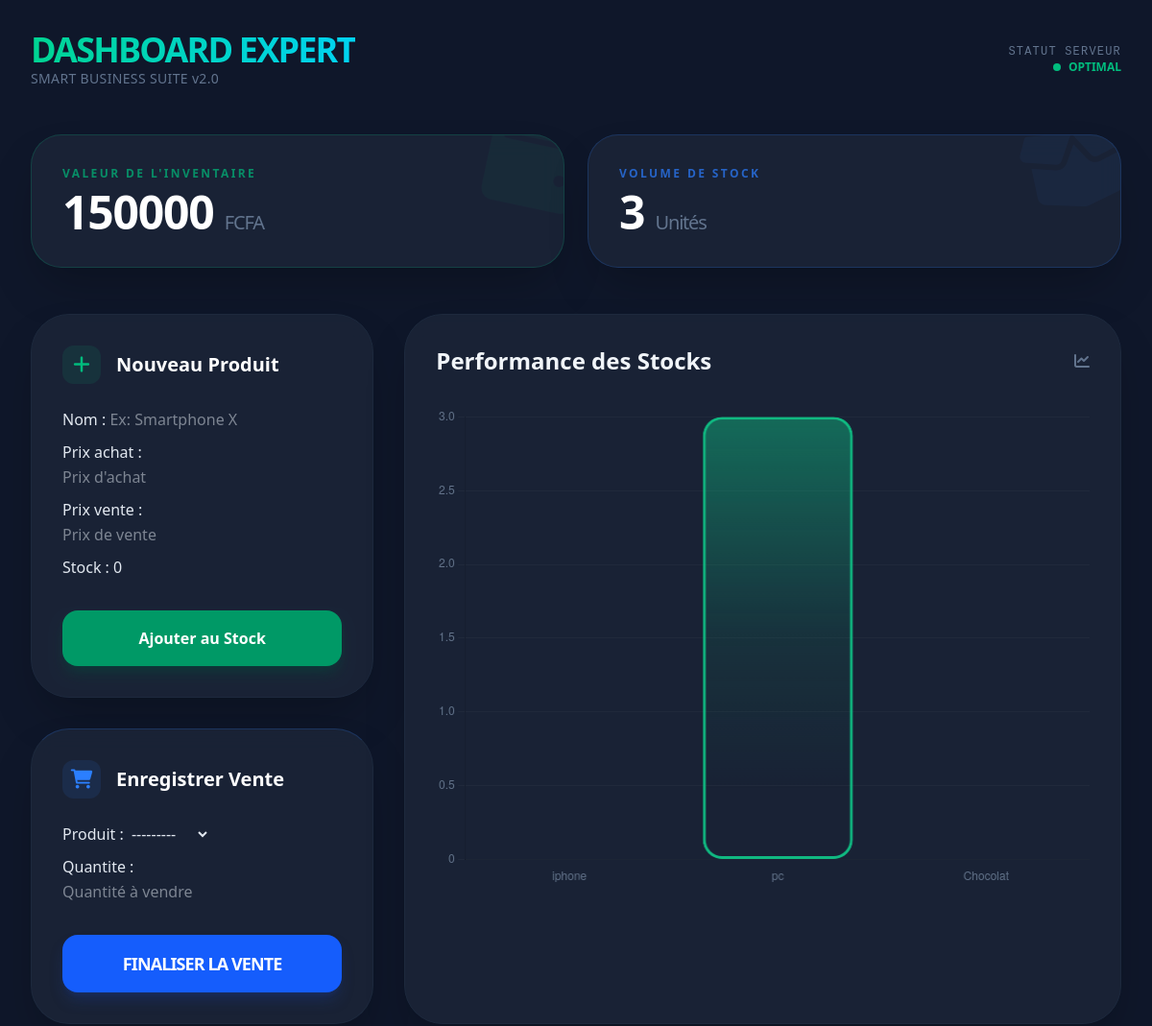
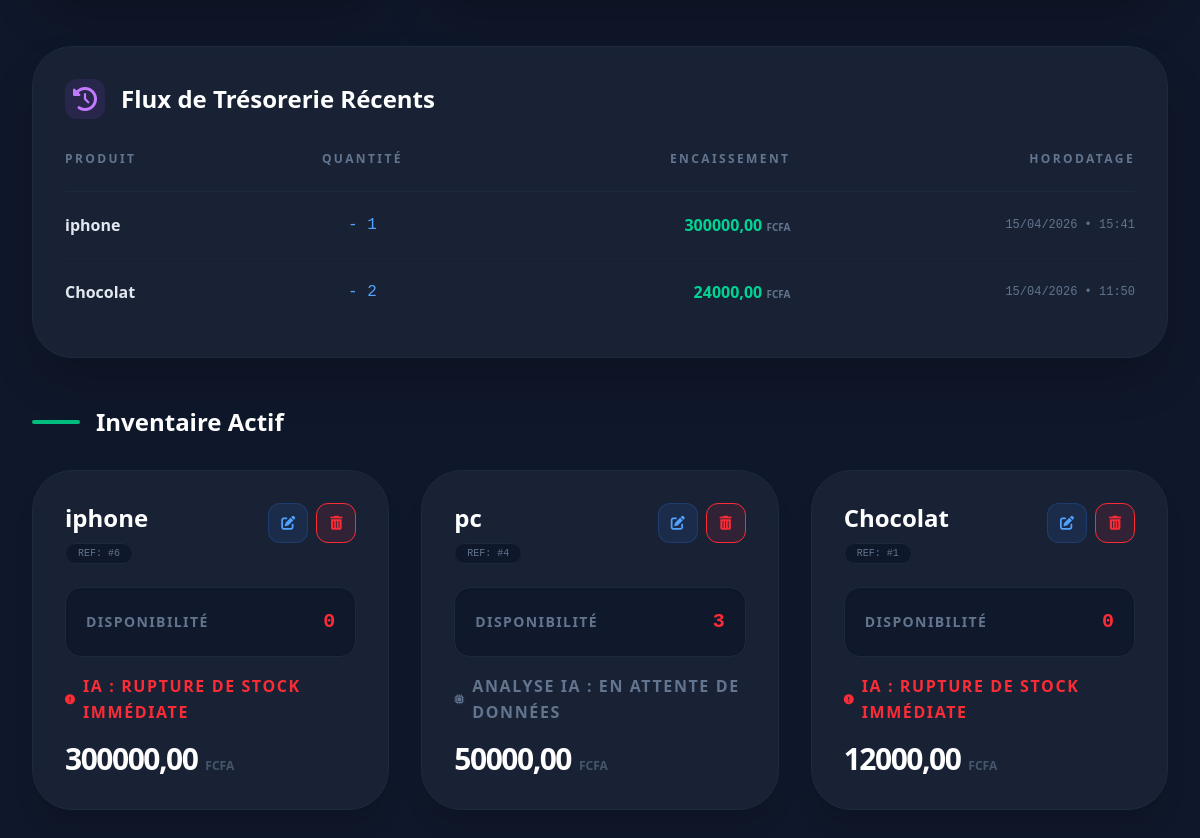
Before: / with the older database file (2 pictures, top to bottom).
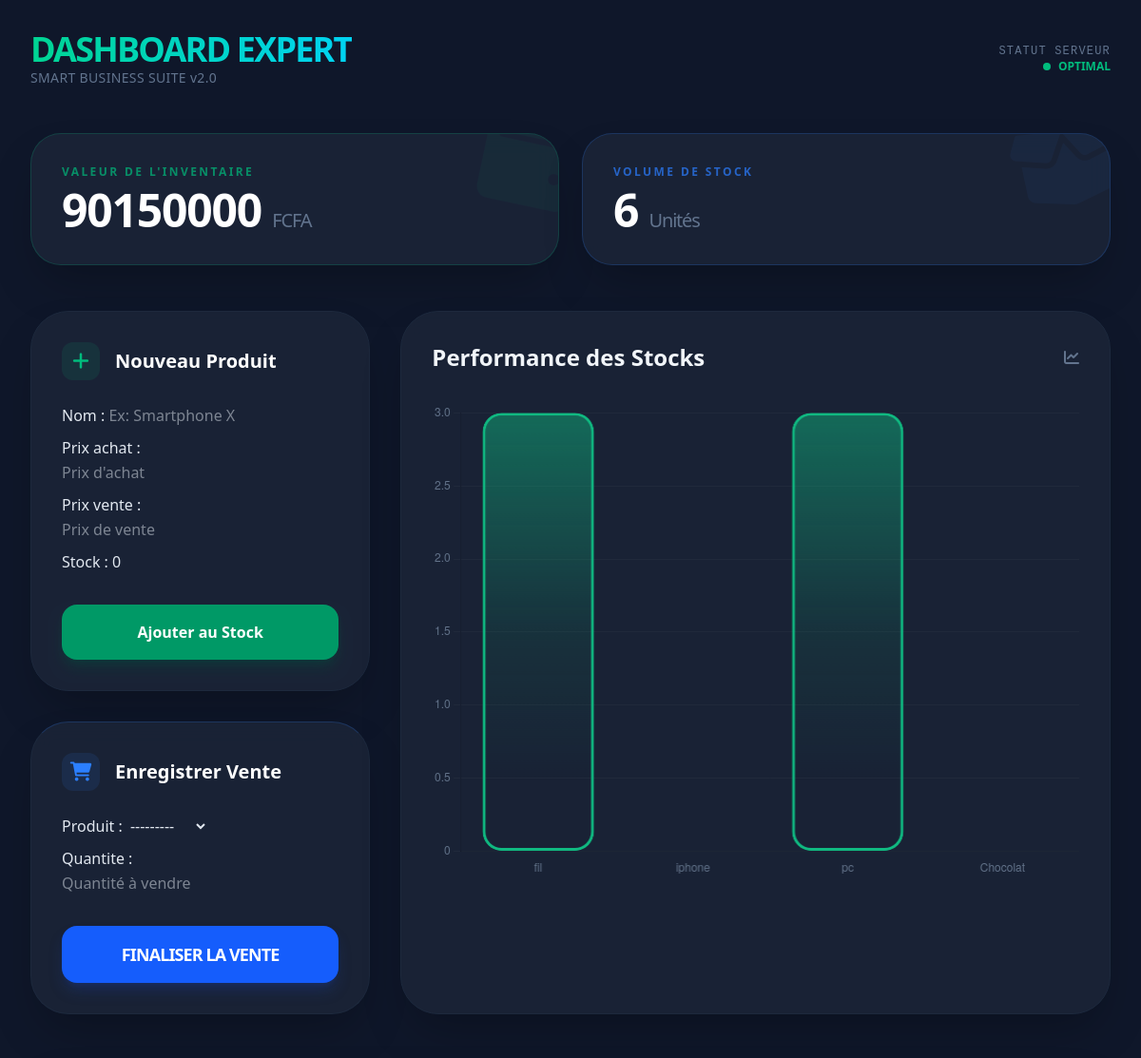
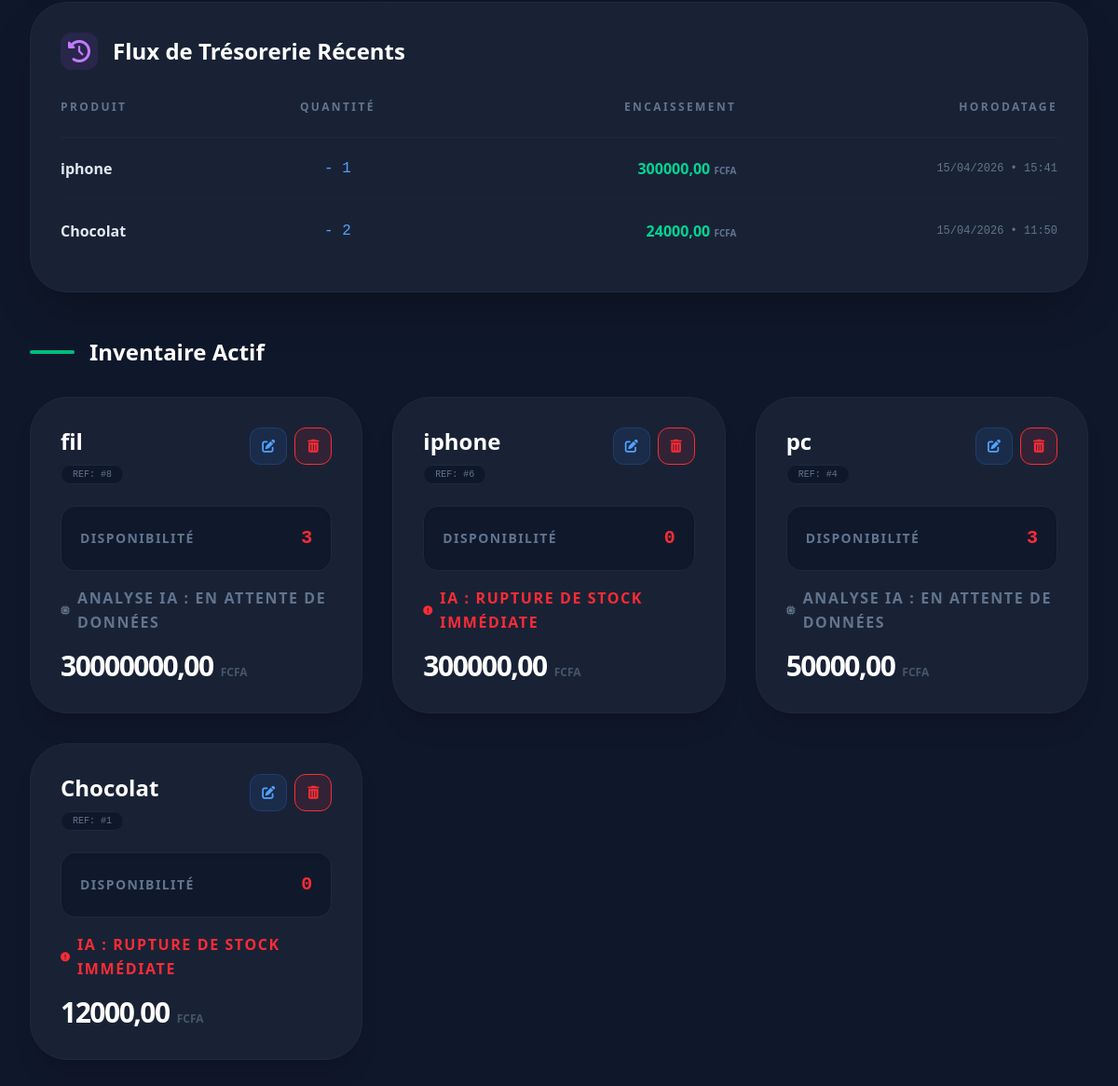
After: the same page with the newer database file (2 pictures, top to bottom).
### business/models.py (models this page shows, shortened)
class Vente(models.Model):
    produit = models.ForeignKey(Produit, on_delete=models.CASCADE, related_name='ventes')
    quantite = models.PositiveIntegerField()
    prix_total = models.DecimalField(max_digits=10, decimal_places=2, editable=False)
    date_vente = models.DateTimeField(auto_now_add=True)

class Produit(models.Model):
    nom = models.CharField(max_length=200)
    reference = models.CharField(max_length=50, unique=True, null=True, blank=True)
    prix_achat = models.DecimalField(max_digits=10, decimal_places=2)
    prix_vente = models.DecimalField(max_digits=10, decimal_places=2)
    stock = models.IntegerField(default=0)
    date_ajout = models.DateTimeField(auto_now_add=True)
    class Meta:
        verbose_name = "Produit"
        verbose_name_plural = "Produits"
    def __str__(self):
        if self.reference:
            return f"{self.nom} [{self.reference}]"
        return self.nom
    def estimation_jours_restants(self):
        il_y_a_une_semaine = timezone.now() - timedelta(days=7)
        total_vendu = self.ventes.filter(date_vente__gte=il_y_a_une_semaine).aggregate(Sum('quantite'))['quantite__sum'] or 0
        if total_vendu <= 0:
            return None # Indique qu'il n'y a pas assez de données pour prédire
        vitesse_journaliere = total_vendu / 7
        jours_restants = self.stock / vitesse_journaliere
        return round(jours_restants, 1)

### business/views.py (the view, shortened to what this page needs)
# urls.py: path('', views.dashboard, name='dashboard'),
def dashboard(request):
    produits = Produit.objects.all().order_by('-date_ajout')
    ventes = Vente.objects.all().order_by('-date_vente')[:10]
    stats = produits.aggregate(
        total_valeur=Sum(F('prix_vente') * F('stock')),
        total_qte=Sum('stock')
    )
    labels = [str(p) for p in produits]
    data_stock = [p.stock for p in produits]
    form_p = ProduitForm()
    form_v = VenteForm()
    context = {
        'produits': produits,
        'ventes': ventes,
        'total_stock': stats['total_valeur'] or 0,
        'total_articles': stats['total_qte'] or 0,
        'labels': labels,
        'data_stock': data_stock,
        'form_p': form_p,
        'form_v': form_v,
        'recu_a_afficher': request.session.get('dernier_recu'),
    }
    return render(request, 'business/dashboard.html', context)

### business/templates/business/dashboard.html (shortened to what this page needs)
{% load tailwind_tags %}
<!DOCTYPE html>
<html lang="fr">
<head>
    {% tailwind_css %}
    <link rel="stylesheet" href="https://cdnjs.cloudflare.com/ajax/libs/font-awesome/6.0.0/css/all.min.css">
</head>
<body class="bg-[#0f172a] text-slate-200 p-4 md:p-8 font-sans leading-relaxed">
    <div class="max-w-7xl mx-auto">
        <div class="flex flex-col md:flex-row justify-between items-start md:items-center mb-12 gap-4">
            <div>
                <h1 class="text-4xl font-black bg-gradient-to-r from-emerald-400 to-cyan-400 bg-clip-text text-transparent uppercase tracking-tighter">
                </h1>
                <p class="text-slate-500 text-sm font-medium tracking-wide">SMART BUSINESS SUITE v2.0</p>
            </div>
            <div class="flex items-center gap-4">
                <div class="flex flex-col items-end">
                    <span class="text-xs font-mono text-slate-500 uppercase tracking-widest">Statut Serveur</span>
                    <span class="text-emerald-500 text-xs font-bold flex items-center">
                        <span class="w-2 h-2 bg-emerald-500 rounded-full mr-2 animate-ping"></span> OPTIMAL
                    </span>
                </div>
            </div>
        </div>
        <div class="grid grid-cols-1 md:grid-cols-2 gap-6 mb-12">
            <div class="glass-card border border-emerald-500/20 p-8 rounded-[2rem] shadow-2xl relative overflow-hidden group">
                <div class="absolute -right-4 -top-4 text-emerald-500/5 text-8xl rotate-12 group-hover:rotate-0 transition-transform duration-700">
                    <i class="fas fa-wallet"></i>
                </div>
                <p class="text-emerald-500/70 text-xs font-black uppercase tracking-[0.2em] mb-2">Valeur de l'Inventaire</p>
                <h2 class="text-5xl font-black text-white tracking-tight">{{ total_stock }} <span class="text-xl font-light text-slate-500">FCFA</span></h2>
            </div>
            <div class="glass-card border border-blue-500/20 p-8 rounded-[2rem] shadow-2xl relative overflow-hidden group">
                <div class="absolute -right-4 -top-4 text-blue-500/5 text-8xl -rotate-12 group-hover:rotate-0 transition-transform duration-700">
                    <i class="fas fa-box-open"></i>
                </div>
                <p class="text-blue-500/70 text-xs font-black uppercase tracking-[0.2em] mb-2">Volume de Stock</p>
                <h2 class="text-5xl font-black text-white tracking-tight">{{ total_articles }} <span class="text-xl font-light text-slate-500">Unités</span></h2>
            </div>
        </div>
        <div class="grid grid-cols-1 lg:grid-cols-12 gap-8 mb-12">
            <div class="lg:col-span-4 space-y-8">
                <div class="glass-card p-8 rounded-[2.5rem] border border-slate-800 shadow-2xl">
                    <h2 class="text-xl font-bold mb-6 text-white flex items-center">
                        <span class="w-10 h-10 bg-emerald-500/10 text-emerald-500 rounded-xl flex items-center justify-center mr-4">
                            <i class="fas fa-plus"></i>
                        </span>
                        Nouveau Produit
                    </h2>
                    <form method="POST" class="space-y-2">
                        {{ form_p.as_p }}
                        <button type="submit" name="submit_produit" class="w-full bg-emerald-600 hover:bg-emerald-500 text-white font-bold py-4 rounded-2xl mt-6 transition-all duration-300 shadow-lg shadow-emerald-900/40">
                            Ajouter au Stock
                        </button>
                    </form>
                </div>
                <div class="glass-card p-8 rounded-[2.5rem] border border-slate-800 shadow-2xl border-t-blue-500/20">
                    <h2 class="text-xl font-bold mb-6 text-white flex items-center">
                        <span class="w-10 h-10 bg-blue-500/10 text-blue-500 rounded-xl flex items-center justify-center mr-4">
                            <i class="fas fa-shopping-cart"></i>
                        </span>
                        Enregistrer Vente
                    </h2>
                    <form method="POST" class="space-y-2">
                        {{ form_v.as_p }}
                        <button type="submit" name="submit_vente" class="w-full bg-blue-600 hover:bg-blue-500 text-white font-bold py-4 rounded-2xl mt-6 transition-all duration-300 shadow-lg shadow-blue-900/40 text-lg uppercase tracking-tighter">
                            Finaliser la Vente
                        </button>
                    </form>
                </div>
            </div>
            <div class="lg:col-span-8 glass-card p-8 rounded-[2.5rem] border border-slate-800 shadow-2xl">
                <div class="flex justify-between items-center mb-8">
                    <h2 class="text-2xl font-bold text-slate-100">Performance des Stocks</h2>
                    <i class="fas fa-chart-line text-slate-500"></i>
                </div>
                <div class="h-[500px]">
                    <canvas id="stockChart"></canvas>
                </div>
            </div>
        </div>
        <div class="mb-12 glass-card p-8 rounded-[2.5rem] border border-slate-800 shadow-2xl">
            <h2 class="text-2xl font-bold mb-8 text-white flex items-center">
                <span class="w-10 h-10 bg-purple-500/10 text-purple-400 rounded-xl flex items-center justify-center mr-4">
                    <i class="fas fa-history"></i>
                </span>
                Flux de Trésorerie Récents
            </h2>
            <div class="overflow-x-auto custom-scrollbar">
                <table class="w-full text-left">
                    <thead>
                        <tr class="text-slate-500 text-xs uppercase tracking-[0.2em] border-b border-slate-800">
                            <th class="pb-6">Produit</th>
                            <th class="pb-6 text-center">Quantité</th>
                            <th class="pb-6 text-right">Encaissement</th>
                            <th class="pb-6 text-right">Horodatage</th>
                        </tr>
                    </thead>
                    <tbody class="divide-y divide-slate-800/50">
                        {% for vente in ventes %}
                        <tr class="group hover:bg-slate-700/10 transition-colors">
                            <td class="py-5 font-bold text-slate-200">{{ vente.produit.nom }}</td>
                            <td class="py-5 text-center text-blue-400 font-mono">- {{ vente.quantite }}</td>
                            <td class="py-5 text-right text-emerald-400 font-black">{{ vente.prix_total }} <span class="text-[10px] text-slate-500 uppercase">FCFA</span></td>
                            <td class="py-5 text-right text-slate-500 text-xs font-mono">{{ vente.date_vente|date:"d/m/Y • H:i" }}</td>
                        </tr>
                        {% empty %}
                        <tr><td colspan="4" class="py-12 text-center text-slate-600 italic">Aucun mouvement détecté.</td></tr>
                        {% endfor %}
                    </tbody>
                </table>
            </div>
        </div>
        <h3 class="text-2xl font-black text-white mb-8 flex items-center">
            <span class="w-12 h-1 bg-emerald-500 rounded-full mr-4"></span>
            Inventaire Actif
        </h3>
        <div class="grid grid-cols-1 md:grid-cols-2 lg:grid-cols-3 gap-8">
            {% for produit in produits %}
            <div class="glass-card group p-8 border border-slate-800 rounded-[2.5rem] hover:border-emerald-500/30 hover:scale-[1.02] transition-all duration-500 shadow-xl relative">
                <div class="flex justify-between items-start mb-6">
                    <div>
                        <h2 class="text-2xl font-black text-white leading-tight mb-1">{{ produit.nom }}</h2>
                        <span class="px-3 py-1 bg-slate-900 text-slate-500 text-[10px] font-mono rounded-full border border-slate-800">REF: #{{ produit.id }}</span>
                    </div>
                <div class="flex gap-2">
                    <a href="{% url 'modifier_produit' produit.id %}"
                       class="w-10 h-10 flex items-center justify-center bg-blue-500/10 text-blue-400 rounded-xl transition-all-custom btn-edit-glow border border-blue-500/20">
                        <i class="fas fa-edit text-sm"></i>
                    </a>
                    <a href="{% url 'supprimer_produit' produit.id %}"
                       onclick="return confirm('Confirmer la suppression de {{ produit.nom }} ?')"
                       class="w-10 h-10 flex items-center justify-center bg-red-500/10 text-red-500 rounded-xl transition-all-custom btn-delete-glow border border-red-500/20">
                        <i class="fas fa-trash-alt text-sm"></i>
                    </a>
                </div>
                </div>
                <div class="space-y-4">
                    <div class="flex justify-between items-center bg-slate-900/80 p-5 rounded-2xl border border-slate-800 shadow-inner">
                        <span class="text-slate-500 text-sm font-bold uppercase tracking-widest">Disponibilité</span>
                        <span class="text-xl font-mono font-bold {% if produit.stock < 5 %}text-red-500 animate-pulse{% else %}text-emerald-400{% endif %}">
                            {{ produit.stock }}
                        </span>
                    </div>
                    <div class="mt-2 py-2 border-t border-slate-700/30">
                    {% with jours=produit.estimation_jours_restants %}
                        {% if jours is None %}
                            <div class="flex items-center gap-2 text-slate-500">
                                <i class="fas fa-microchip text-[10px] text-emerald-300 animate-spin-slow mr-1"></i>
                                <span class="text-[9px] uppercase font-bold tracking-widest">Analyse IA : En attente de données</span>
                            </div>
                        {% elif jours == 0 %}
                            <div class="flex items-center gap-2 text-red-500">
                                <i class="fas fa-exclamation-circle text-[10px]"></i>
                                <span class="text-[9px] uppercase font-bold tracking-widest">IA : Rupture de stock immédiate</span>
                            </div>
                        {% elif jours <= 2 %}
                            <div class="flex items-center gap-2 text-red-400 animate-pulse">
                                <i class="fas fa-exclamation-triangle text-[10px]"></i>
                                <span class="text-[9px] uppercase font-bold tracking-widest">Critique : Rupture sous {{ jours }}j</span>
                            </div>
                        {% elif jours <= 5 %}
                            <div class="flex items-center gap-2 text-yellow-500">
                                <i class="fas fa-clock text-[10px]"></i>
                                <span class="text-[9px] uppercase font-bold tracking-widest">Alerte : Rupture sous {{ jours }}j</span>
                            </div>
                        {% else %}
                            <div class="flex items-center gap-2 text-emerald-400">
                                <i class="fas fa-check-circle text-[10px]"></i>
                                <span class="text-[9px] uppercase font-bold tracking-widest">IA : Stock Optimisé ({{ jours }}j)</span>
                            </div>
                        {% endif %}
                    {% endwith %}
                </div>
                    <div class="flex items-baseline gap-2">
                        <span class="text-3xl font-black text-white tracking-tighter">{{ produit.prix_vente }}</span>
                        <span class="text-xs font-bold text-slate-600 uppercase">FCFA</span>
                    </div>
                </div>
            </div>
            {% endfor %}
        </div>
    </div>
    <script>
        const ctx = document.getElementById('stockChart').getContext('2d');
        const gradient = ctx.createLinearGradient(0, 0, 0, 400);
        gradient.addColorStop(0, 'rgba(16, 185, 129, 0.5)');
        gradient.addColorStop(0.6, 'rgba(16, 185, 129, 0.1)');
        gradient.addColorStop(1, 'rgba(16, 185, 129, 0)');
        new Chart(ctx, {
            type: 'bar',
            data: {
                labels: {{ labels|safe }},
                datasets: [{
                    label: 'Unités en stock',
                    data: {{ data_stock|safe }},
                    backgroundColor: gradient,
                    borderColor: '#10b981',
                    borderWidth: 3,
                    borderRadius: 20,
                    borderSkipped: false,
                    hoverBackgroundColor: '#10b981',
                }]
            },
            options: {
                responsive: true,
                maintainAspectRatio: false,
                scales: {
                    y: { beginAtZero: true, grid: { color: 'rgba(255, 255, 255, 0.03)' }, ticks: { color: '#64748b' } },
                    x: { grid: { display: false }, ticks: { color: '#64748b' } }
                },
                plugins: { legend: { display: false } }
            }
        });
    </script>
</body>
</html>

Changed rows visible on the page:
added Produit: nom "fil", id "8", stock "3", shows "ANALYSE IA : EN ATTENTE DE DONNÉES", prix_vente "30000000,00"
Other visible differences:
{{ total_stock }}: "150000" → "90150000"
{{ total_articles }}: "3" → "6"
chart data {{ labels|safe }}: ['iphone', 'pc', 'Chocolat'] → ['fil', 'iphone', 'pc', 'Chocolat']
chart data {{ data_stock|safe }}: [0, 3, 0] → [3, 0, 3, 0]
